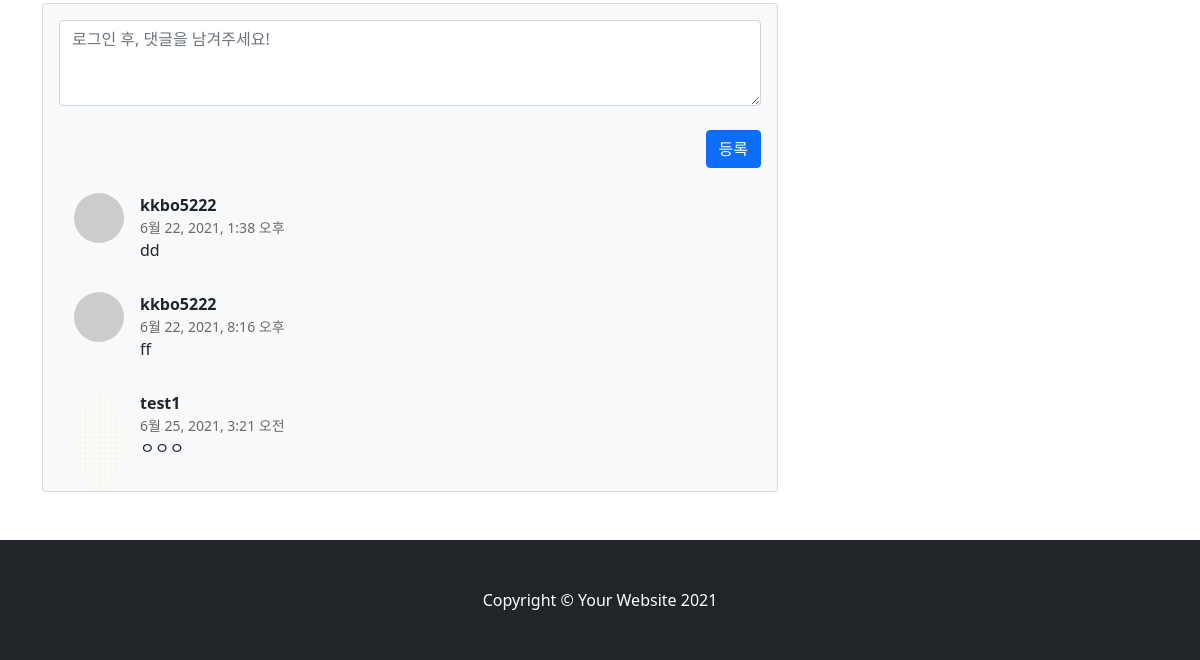
/post/post_detail/2 (lower part), run on an earlier commit of the app's database.
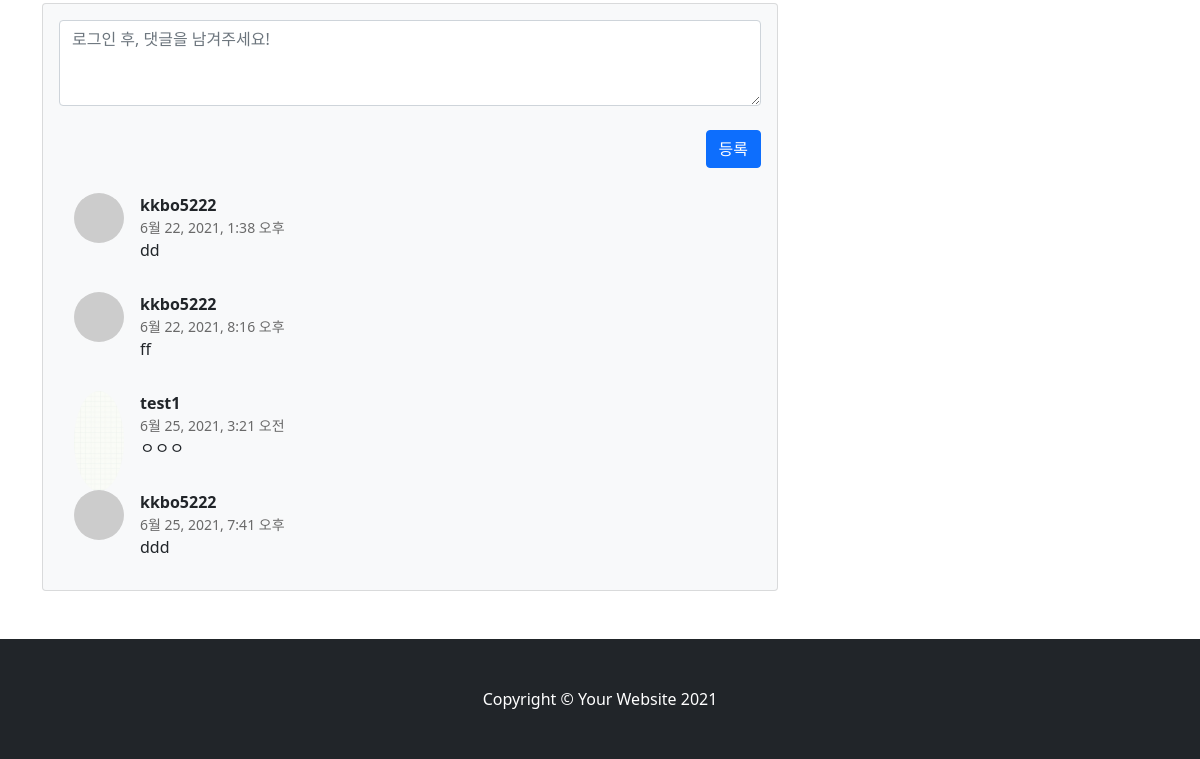
And on a later commit of the database.
### TimeBank_app/models.py (models this page shows)
class Comment(models.Model):
    post = models.ForeignKey(Post, on_delete=models.CASCADE, verbose_name='글', null=True)
    author = models.ForeignKey('TimeBank_account.User', on_delete=models.CASCADE, verbose_name='작성자')
    content = models.TextField()
    create_date = models.DateTimeField(auto_now_add=True, verbose_name='댓글등록시간')

### TimeBank_account/models.py (models this page shows)
class User(AbstractUser):
    username = models.CharField(max_length=64, verbose_name='사용자ID', unique=True)
    email = models.EmailField(max_length=128, verbose_name='E-mail')
    name = models.CharField(max_length=64, verbose_name='이름')
    password = models.CharField(max_length=100, verbose_name='비밀번호')
    contact = models.CharField(max_length=150, verbose_name='연락처')
    birth = models.CharField(max_length=150, verbose_name='생년월일')
    user_age = models.CharField(max_length=50, verbose_name='연령대')
    gender_choice = [('여성','여성'),('남성','남성'),('기타','기타')]
    gender = models.CharField(max_length=2, choices=gender_choice, verbose_name='성별')
    balance = models.DecimalField(decimal_places=2, max_digits=5,verbose_name='잔액', default=10)
    registered_dtn = models.DateField(auto_now_add=True, verbose_name='가입일자')
    image = models.ImageField(upload_to="images/", blank=True)
    about = models.TextField(verbose_name="소개말", blank=True)
    object = CustomUserManager()
    def __str__(self):
        return self.username
    class Meta:
        db_table = 'TimeBank_user'

### TimeBank_app/views.py (the view)
# urls.py: path('post_detail/<post_id>', post_detail, name="post_detail"),
def post_detail(request, post_id):
    post = Post.objects.get(pk=post_id)
    comments = Comment.objects.filter(post=post.id)
    applies = Apply.objects.filter(from_post=post)
    btn_msg = post.status
    if post.status == "진행":
        if post.taker == request.user:
            btn_msg = "완료하기"
        else:
            btn_msg = "승인대기"
    return render(request, "post_detail.html", {'post':post, 'btn_msg':btn_msg, 'comments':comments, 'applies':applies})

### TimeBank_app/templates/post_detail.html (shortened to what this page needs)
{% load static %}
<!DOCTYPE html>
<html lang="en">
    <head>
        <link href="{% static 'css/styles.css' %}" rel="stylesheet" />
    </head>
    <body>
        <div class="container mt-5">
            <div class="row">
                <div class="col-lg-8">
                    <hr><br><br>
                    <section class="mb-5">
                        <div class="card bg-light">
                            <div class="card-body">
                                <form class="mb-4" action="{% url 'create_comment' post.id %}" method="post">
                                  <textarea class="form-control" rows="3" placeholder="로그인 후, 댓글을 남겨주세요!" name="content" id="content"></textarea>
                                  <br>
                                  <button name="#" class="btn btn-primary mb-1" style="float:right;">등록</button>
                                </form>
                                <br>
                                {% for comment in comments %}
                                <div class="d-flex" style="padding: 15px;">
                                    <div class="flex-shrink-0" style="width:50px; height:50px;">
                                      {% if comment.author.image %}
                                      <img class="rounded-circle" src="{{ comment.author.image.url }}" alt="..." style="width:100%; height:100px; object-fit: cover;"/>
                                      {% else %}
                                      <img class="rounded-circle" src="https://dummyimage.com/50x50/ced4da/6c757d.jpg" alt="..." />
                                      {% endif %}
                                    </div>
                                    <div class="ms-3">
                                        <div class="fw-bold">{{ comment.author }}</div>
                                        <div style="font-size: 14px; color: dimgray;">{{ comment.create_date }}</div>
                                        {{ comment.content}}
                                    </div>
                                </div>
                                {% endfor %}
                            </div>
                        </div>
                    </section>
                </div>
                <div class="col-lg-4">
                </div>
            </div>
        </div>
        <footer class="py-5 bg-dark">
            <div class="container"><p class="m-0 text-center text-white">Copyright &copy; Your Website 2021</p></div>
        </footer>
    </body>
</html>

What changed in the data, as far as the page shows it:
added Comment: author "kkbo5222", create_date "6월 25, 2021, 7:41 오후", content "ddd"
